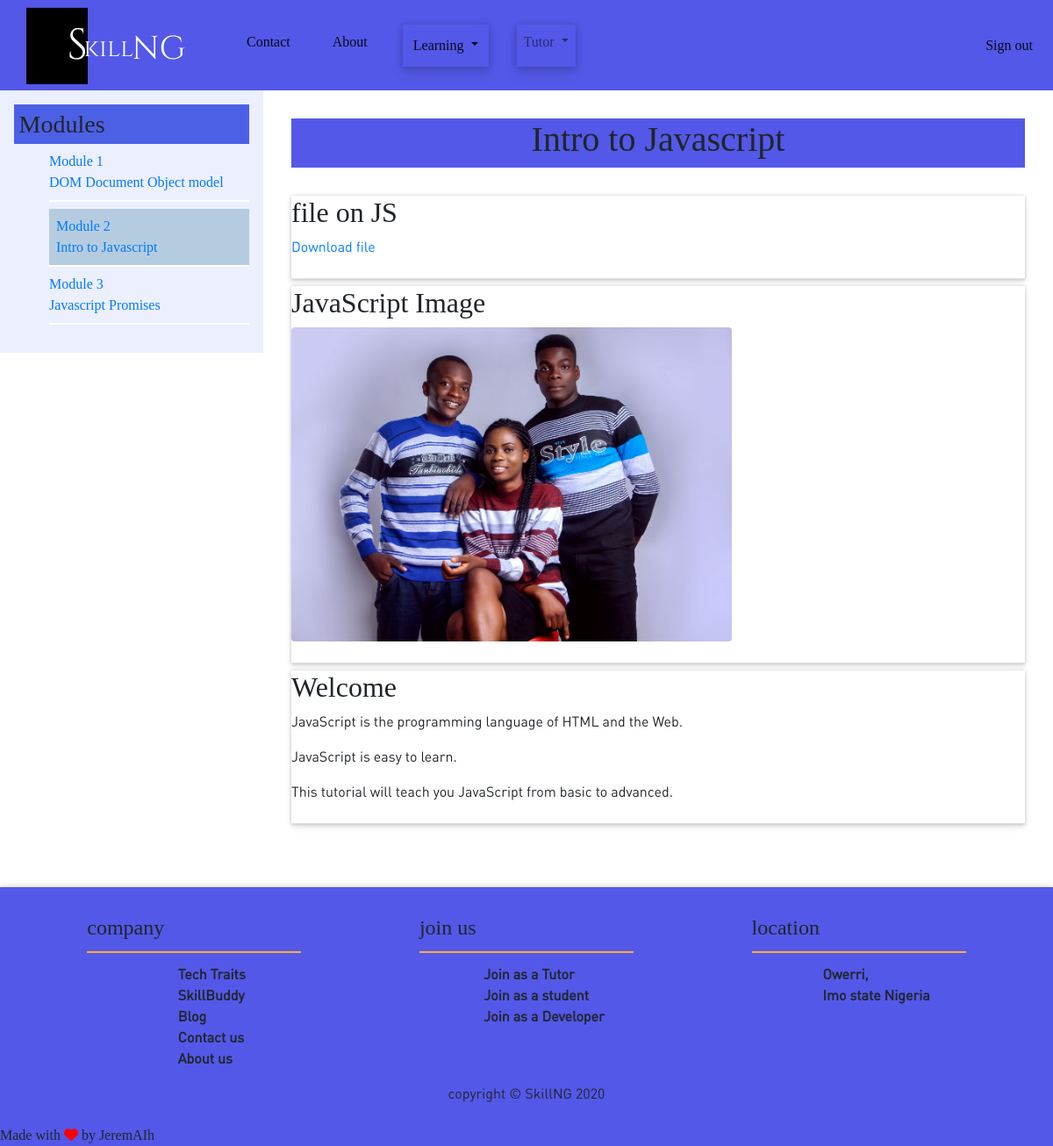
The page /students/course/1/1/ (signed in) on the database its author committed.
### courses/models.py (models this page shows, shortened)
class Module(models.Model):
    course = models.ForeignKey(
        to=Course, on_delete=models.CASCADE, related_name='modules')
    title = models.CharField(max_length=200)
    description = models.TextField()
    order = OrderField(blank=True, for_fields=['course'])
    def __str__(self):
        return f'{self.order}. {self.title}'
    class Meta:
        ordering = ['order']

class Content(models.Model):
    module = models.ForeignKey(
        Module, on_delete=models.CASCADE, related_name='contents')
    content_type = models.ForeignKey(ContentType, on_delete=models.CASCADE, limit_choices_to={
                                     'models__in': ('text', 'video', 'image', 'file')})
    object_id = models.PositiveIntegerField()
    item = GenericForeignKey('content_type', 'object_id')
    order = OrderField(blank=True, for_fields=['module'])
    class Meta:
        ordering = ['order']

class ItemBase(models.Model):
    owner = models.ForeignKey(
        User, related_name='%(class)s_related', on_delete=models.CASCADE)
    title = models.CharField(max_length=250)
    created = models.DateTimeField(auto_now_add=True)
    updated = models.DateTimeField(auto_now=True)
    class Meta:
        abstract = True
    def render(self):
        return render_to_string(
            f'content/{self._meta.model_name}.html',
            {'item': self})

class File(ItemBase):
    content = models.FileField(upload_to='files')

class Image(ItemBase):
    file = models.FileField(upload_to='images')

class Text(ItemBase):
    content = models.TextField()

### students/views.py (the view)
# urls.py: path('course/<pk>/', cache_page(60*15)(views.StudentCourseDetailView.as_view()), name='student_course_detail'),
class StudentCourseDetailView(DetailView):
    model = Course
    template_name = 'students/course/detail.html'
    def get_queryset(self):
        qs = super().get_queryset()
        return qs.filter(students__in=[self.request.user])
    def get_context_data(self, **kwargs):
        context = super().get_context_data(**kwargs)
        course = self.get_object()
        if 'module_id' in self.kwargs:
            context['module'] = course.modules.get(id=self.kwargs['module_id'])
        else:
            context['module'] = course.modules.all()[0]
        return context

### students/templates/students/course/detail.html (shortened to what this page needs)
{% extends "base.html" %}
{% load cache %}
{% block content %}
<div class="">
    <div class='main'>
    <aside class="module-side">
    <div class="contents">
        <h3>Modules</h3>
        <ul id="modules">
        {% for m in object.modules.all %}
            <li data-id="{{ m.id }}" {% if m == module %} class="selected"{% endif %}>
            <a href="{% url 'student_course_detail_module' object.id m.id %}">
            <span>
            Module <span class="order">{{ m.order|add:1 }}</span>
            </span>
            <br>
            {{ m.title }}
            </a>
            </li>
        {% empty %}
            <li>No modules yet.</li>
        {% endfor %}
        </ul>
    </div>
    </aside>
    <div class="module-with-side ">
        <div class="page-title-course">
            <h1>
                {{ module.title }}
            </h1>
            </div>
        {% cache 600 module_contents module %}
            {% for content in module.contents.all %}
                {% with item=content.item %}
                <div class="course-content mb-2 pb-2 border-bottom">
                    <h2>{{ item.title }}</h2>
                    {{ item.render }}
                </div>
                {% endwith %}
            {% endfor %}
        {% endcache %}
    </div>
</div>
</div>
{% endblock %}

### courses/templates/content/file.html
<p><a href="{{ item.file.url }}" class="button">Download file</a></p>

### courses/templates/content/image.html
<p><img width="60%" class="img-fluid  mx-auto rounded" src="{{ item.file.url }}" alt="{{ item.title }}"></p>

### courses/templates/content/text.html
{{ item.content|linebreaks }}

### static/css/base.css (style rules this page uses)
body { font-family: DIN_Bold; }
p { font-family: DIN_Regular; }
.page-title-course { display: flex; justify-content: center; margin-bottom: 2em; background-color: #5358e8; width: 100%; }
.module-with-side { display: flex; width: 75%; flex-direction: column; justify-content: space-evenly; padding: 2em; }
.module-side { padding: 1em; background-color: #d9dffb80; margin-bottom: 1em; height: 100%; width: 25%; }
.module-side .contents h3 { padding: 0.2em; background-color: #4c60e6; position: sticky; }
.module-side .contents li { margin-bottom: 0.5em; padding-bottom: 0.5em; border-bottom: 2px solid white; width: 100%; text-decoration: none; }
.selected { background-color: #b5cce0; padding: 0.5em; }
#modules { list-style-type: none; }
.main { display: flex; flex-direction: row; margin-bottom: 2em; }
.course-content { box-shadow: 0 0 4px 0 rgba(17, 22, 26, 0.16), 0 2px 4px 0 rgba(17, 22, 26, 0.08), 0 4px 8px 0 rgba(17, 22, 26, 0.08); }

### rows shown on the page
Module: order|add "1", title "DOM Document Object model"
Module: order|add "2", title "Intro to Javascript"
Module: order|add "3", title "Javascript Promises"
Content: item "file on JS"
Content: item "JavaScript Image", item.file (picture)
Content: item "Welcome", item.content "JavaScript is the programming language of HTML and the Web. JavaScript is easy to learn. This tutorial will teach you JavaScript from basic to advanced."
